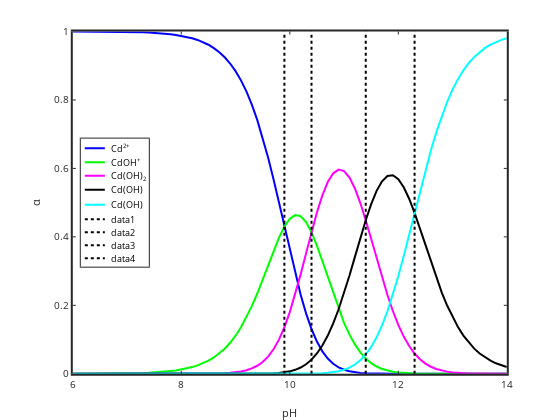

Notebook source saved alongside this figure:
### Markdown cell above
# Cd hydroxycomplexation

The overall complexation constants for Cd$^{2+}$ with OH$^-$ are $\log{\beta_{f1}}=4.1$, $\log{\beta_{f2}}=7.7$, $\log{\beta_{f3}}=10.3$ and $\log{\beta_{f4}}=12$ corresponding to the following reactions (in order)

$\mathrm{Cd^{2+}}+\mathrm{OH^-} \leftrightharpoons \mathrm{CdOH^+}$

$\mathrm{Cd^{2+}}+2\mathrm{OH^-} \leftrightharpoons \mathrm{Cd(OH)_2^0}$

$\mathrm{Cd^{2+}}+3\mathrm{OH^-} \leftrightharpoons \mathrm{Cd(OH)_3^-}$

$\mathrm{Cd^{2+}}+4\mathrm{OH^-} \leftrightharpoons \mathrm{Cd(OH)_4^{2-}}$

We derived the alpha expressions for these 5 species in class

$\alpha_{\mathrm{Cd^{2+}}} = \dfrac{1}{1+\beta_1[\mathrm{OH^-}]+\beta_2[\mathrm{OH^-}]^2+\beta_3[\mathrm{OH^-}]^3+\beta_4[\mathrm{OH^{-}}]^4}$


$\alpha_{\mathrm{CdOH^{+}}} = \dfrac{\beta_1[\mathrm{OH^-}]}{1+\beta_1[\mathrm{OH^-}]+\beta_2[\mathrm{OH^-}]^2+\beta_3[\mathrm{OH^-}]^3+\beta_4[\mathrm{OH^{-}}]^4}$


$\alpha_{\mathrm{Cd(OH)_2^{0}}} = \dfrac{\beta_2[\mathrm{OH^-}]^2}{1+\beta_1[\mathrm{OH^-}]+\beta_2[\mathrm{OH^-}]^2+\beta_3[\mathrm{OH^-}]^3+\beta_4[\mathrm{OH^{-}}]^4}$


$\alpha_{\mathrm{Cd(OH)_3^{-}}} = \dfrac{\beta_3[\mathrm{OH^-}]^3}{1+\beta_1[\mathrm{OH^-}]+\beta_2[\mathrm{OH^-}]^2+\beta_3[\mathrm{OH^-}]^3+\beta_4[\mathrm{OH^{-}}]^4}$

$\alpha_{\mathrm{Cd(OH)_4^{2-}}} = \dfrac{\beta_4[\mathrm{OH^{-}}]^4}{1+\beta_1[\mathrm{OH^-}]+\beta_2[\mathrm{OH^-}]^2+\beta_3[\mathrm{OH^-}]^3+\beta_4[\mathrm{OH^{-}}]^4}$

In class we learned how to quickly sketch the distribution diagram using the step-wise formation constants.  We can make a more quantitative sketch though using these expressions (note, since pH would be a known quantity we do not need to make any additional assumptions.).

### Code cell
%plot -s 600,500 -f 'svg'
logB1=4.1; logB2=7.7; logB3=10.3; logB4=12; Kw=1e-14;
B1=10^logB1; B2=10^logB2; B3=10^logB3; B4=10^logB4;
pH=6:0.1:14; H=10.^(-pH); OH=Kw./H;
denominator=1+B1*OH+B2*OH.^2+B3*OH.^3+B4*OH.^4;
alphaCd=1./denominator;
alphaCdOH=(B1*OH)./denominator;
alphaCdOH2=(B2*OH.^2)./denominator;
alphaCdOH3=(B3*OH.^3)./denominator;
alphaCdOH4=(B4*OH.^4)./denominator;

plot(pH,alphaCd,'b','linewidth',2)
hold on
plot(pH,alphaCdOH,'g','linewidth',2)
plot(pH,alphaCdOH2,'m','linewidth',2)
plot(pH,alphaCdOH3,'k','linewidth',2)
plot(pH,alphaCdOH4,'c','linewidth',2)
xlabel('pH'); ylabel('\alpha');
legend('Cd^{2+}','CdOH^+','Cd(OH)_2','Cd(OH)_3^-','Cd(OH)_4^{2-}','location','west')
set(gca,'linewidth',2)
title('Distribution diagram, Cd hydroxo complexation')

% add stepwise values (pH=pKa but we need to convert because we were given overall association constants)

plot([9.9 9.9],[0 1],'k:','linewidth',2)
plot([10.4 10.4],[0 1],'k:','linewidth',2)
plot([11.4 11.4],[0 1],'k:','linewidth',2)
plot([12.3 12.3],[0 1],'k:','linewidth',2)

### Figure 1 — Plotly figure (JSON) as saved in the notebook; plotly's stock layout.template omitted (floating-point values rounded to 4 significant figures)
{"data": [{"line": {"color": "rgb(0,0,255)", "dash": "solid", "width": 2}, "marker": {"color": "rgb(0,0,255)", "line": {"color": "rgb(0,0,255)"}, "size": 6, "symbol": "none"}, "mode": "lines", "name": "Cd^{2+}", "showlegend": true, "type": "scatter", "visibility": true, "x": [6, 6.1, 6.2, 6.3, 6.4, 6.5, 6.6, 6.7, 6.8, 6.9, 7, 7.1, 7.2, 7.3, 7.4, 7.5, 7.6, 7.7, 7.8, 7.9, 8, 8.1, 8.2, 8.3, 8.4, 8.5, 8.6, 8.7, 8.8, 8.9, 9, 9.1, 9.2, 9.3, 9.4, 9.5, 9.6, 9.7, 9.8, 9.9, 10, 10.1, 10.2, 10.3, 10.4, 10.5, 10.6, 10.7, 10.8, 10.9, 11, 11.1, 11.2, 11.3, 11.4, 11.5, 11.6, 11.7, 11.8, 11.9, 12, 12.1, 12.2, 12.3, 12.4, 12.5, 12.6, 12.7, 12.8, 12.9, 13, 13.1, 13.2, 13.3, 13.4, 13.5, 13.6, 13.7, 13.8, 13.9, 14], "xaxis": "x", "y": [0.9999, 0.9998, 0.9998, 0.9997, 0.9997, 0.9996, 0.9995, 0.9994, 0.9992, 0.999, 0.9987, 0.9984, 0.998, 0.9975, 0.9968, 0.996, 0.995, 0.9937, 0.9921, 0.9901, 0.9875, 0.9843, 0.9803, 0.9753, 0.969, 0.9612, 0.9516, 0.9395, 0.9247, 0.9065, 0.8842, 0.8573, 0.8249, 0.7866, 0.7417, 0.6902, 0.6322, 0.5684, 0.5003, 0.4299, 0.3597, 0.2925, 0.2307, 0.1765, 0.1308, 0.09404, 0.06562, 0.0445, 0.02935, 0.01886, 0.01181, 0.007215, 0.004299, 0.0025, 0.001419, 0.0007856, 0.0004245, 0.0002239, 0.0001153, 5.799e-05, 2.85e-05, 1.369e-05, 6.438e-06, 2.966e-06, 1.34e-06, 5.947e-07, 2.597e-07, 1.118e-07, 4.748e-08, 1.995e-08, 8.302e-09, 3.427e-09, 1.405e-09, 5.729e-10, 2.325e-10, 9.402e-11, 3.79e-11, 1.524e-11, 6.115e-12, 2.45e-12, 9.804e-13], "yaxis": "y"}, {"line": {"color": "rgb(0,255,0)", "dash": "solid", "width": 2}, "marker": {"color": "rgb(0,255,0)", "line": {"color": "rgb(0,255,0)"}, "size": 6, "symbol": "none"}, "mode": "lines", "name": "CdOH^+", "showlegend": true, "type": "scatter", "visibility": true, "x": [6, 6.1, 6.2, 6.3, 6.4, 6.5, 6.6, 6.7, 6.8, 6.9, 7, 7.1, 7.2, 7.3, 7.4, 7.5, 7.6, 7.7, 7.8, 7.9, 8, 8.1, 8.2, 8.3, 8.4, 8.5, 8.6, 8.7, 8.8, 8.9, 9, 9.1, 9.2, 9.3, 9.4, 9.5, 9.6, 9.7, 9.8, 9.9, 10, 10.1, 10.2, 10.3, 10.4, 10.5, 10.6, 10.7, 10.8, 10.9, 11, 11.1, 11.2, 11.3, 11.4, 11.5, 11.6, 11.7, 11.8, 11.9, 12, 12.1, 12.2, 12.3, 12.4, 12.5, 12.6, 12.7, 12.8, 12.9, 13, 13.1, 13.2, 13.3, 13.4, 13.5, 13.6, 13.7, 13.8, 13.9, 14], "xaxis": "x", "y": [0.0001259, 0.0001585, 0.0001995, 0.0002511, 0.0003161, 0.0003979, 0.0005009, 0.0006306, 0.0007937, 0.000999, 0.001257, 0.001582, 0.001991, 0.002506, 0.003152, 0.003965, 0.004987, 0.00627, 0.007881, 0.009901, 0.01243, 0.0156, 0.01956, 0.0245, 0.03064, 0.03827, 0.04769, 0.05928, 0.07345, 0.09065, 0.1113, 0.1359, 0.1646, 0.1976, 0.2346, 0.2748, 0.3168, 0.3586, 0.3974, 0.4299, 0.4528, 0.4635, 0.4603, 0.4432, 0.4137, 0.3744, 0.3289, 0.2808, 0.2332, 0.1886, 0.1487, 0.1143, 0.08579, 0.0628, 0.04486, 0.03127, 0.02128, 0.01413, 0.009159, 0.005799, 0.003588, 0.00217, 0.001285, 0.000745, 0.0004237, 0.0002368, 0.0001302, 7.051e-05, 3.772e-05, 1.995e-05, 1.045e-05, 5.432e-06, 2.804e-06, 1.439e-06, 7.353e-07, 3.743e-07, 1.899e-07, 9.615e-08, 4.858e-08, 2.45e-08, 1.234e-08], "yaxis": "y"}, {"line": {"color": "rgb(255,0,255)", "dash": "solid", "width": 2}, "marker": {"color": "rgb(255,0,255)", "line": {"color": "rgb(255,0,255)"}, "size": 6, "symbol": "none"}, "mode": "lines", "name": "Cd(OH)_2", "showlegend": true, "type": "scatter", "visibility": true, "x": [6, 6.1, 6.2, 6.3, 6.4, 6.5, 6.6, 6.7, 6.8, 6.9, 7, 7.1, 7.2, 7.3, 7.4, 7.5, 7.6, 7.7, 7.8, 7.9, 8, 8.1, 8.2, 8.3, 8.4, 8.5, 8.6, 8.7, 8.8, 8.9, 9, 9.1, 9.2, 9.3, 9.4, 9.5, 9.6, 9.7, 9.8, 9.9, 10, 10.1, 10.2, 10.3, 10.4, 10.5, 10.6, 10.7, 10.8, 10.9, 11, 11.1, 11.2, 11.3, 11.4, 11.5, 11.6, 11.7, 11.8, 11.9, 12, 12.1, 12.2, 12.3, 12.4, 12.5, 12.6, 12.7, 12.8, 12.9, 13, 13.1, 13.2, 13.3, 13.4, 13.5, 13.6, 13.7, 13.8, 13.9, 14], "xaxis": "x", "y": [5.011e-09, 7.942e-09, 1.259e-08, 1.995e-08, 3.161e-08, 5.01e-08, 7.939e-08, 1.258e-07, 1.994e-07, 3.159e-07, 5.006e-07, 7.931e-07, 1.256e-06, 1.99e-06, 3.152e-06, 4.992e-06, 7.904e-06, 1.251e-05, 1.979e-05, 3.131e-05, 4.949e-05, 7.819e-05, 0.0001234, 0.0001946, 0.0003064, 0.0004818, 0.0007558, 0.001183, 0.001845, 0.002867, 0.004432, 0.00681, 0.01039, 0.01569, 0.02346, 0.03459, 0.05021, 0.07156, 0.09982, 0.1359, 0.1803, 0.2323, 0.2905, 0.3521, 0.4137, 0.4713, 0.5212, 0.5602, 0.5857, 0.5964, 0.592, 0.5731, 0.5413, 0.4988, 0.4486, 0.3937, 0.3372, 0.2819, 0.2301, 0.1834, 0.1428, 0.1088, 0.08105, 0.05917, 0.04237, 0.02981, 0.02063, 0.01407, 0.009474, 0.006308, 0.004161, 0.002722, 0.001769, 0.001143, 0.0007353, 0.0004712, 0.000301, 0.0001919, 0.000122, 7.748e-05, 4.914e-05], "yaxis": "y"}, {"line": {"color": "rgb(0, 0, 0)", "dash": "solid", "width": 2}, "marker": {"color": "rgb(0, 0, 0)", "line": {"color": "rgb(0, 0, 0)"}, "size": 6, "symbol": "none"}, "mode": "lines", "name": "Cd(OH)_3^-", "showlegend": true, "type": "scatter", "visibility": true, "x": [6, 6.1, 6.2, 6.3, 6.4, 6.5, 6.6, 6.7, 6.8, 6.9, 7, 7.1, 7.2, 7.3, 7.4, 7.5, 7.6, 7.7, 7.8, 7.9, 8, 8.1, 8.2, 8.3, 8.4, 8.5, 8.6, 8.7, 8.8, 8.9, 9, 9.1, 9.2, 9.3, 9.4, 9.5, 9.6, 9.7, 9.8, 9.9, 10, 10.1, 10.2, 10.3, 10.4, 10.5, 10.6, 10.7, 10.8, 10.9, 11, 11.1, 11.2, 11.3, 11.4, 11.5, 11.6, 11.7, 11.8, 11.9, 12, 12.1, 12.2, 12.3, 12.4, 12.5, 12.6, 12.7, 12.8, 12.9, 13, 13.1, 13.2, 13.3, 13.4, 13.5, 13.6, 13.7, 13.8, 13.9, 14], "xaxis": "x", "y": [1.995e-14, 3.98e-14, 7.942e-14, 1.584e-13, 3.161e-13, 6.307e-13, 1.258e-12, 2.51e-12, 5.008e-12, 9.99e-12, 1.993e-11, 3.975e-11, 7.927e-11, 1.581e-10, 3.152e-10, 6.285e-10, 1.253e-09, 2.496e-09, 4.972e-09, 9.901e-09, 1.97e-08, 3.919e-08, 7.787e-08, 1.546e-07, 3.064e-07, 6.065e-07, 1.198e-06, 2.36e-06, 4.634e-06, 9.065e-06, 1.764e-05, 3.413e-05, 6.553e-05, 0.0001247, 0.0002346, 0.0004355, 0.0007958, 0.001428, 0.002507, 0.004299, 0.007177, 0.01164, 0.01833, 0.02797, 0.04137, 0.05933, 0.08261, 0.1118, 0.1471, 0.1886, 0.2357, 0.2872, 0.3415, 0.3962, 0.4486, 0.4957, 0.5344, 0.5625, 0.5779, 0.5799, 0.5686, 0.5451, 0.5114, 0.47, 0.4237, 0.3752, 0.3269, 0.2807, 0.238, 0.1995, 0.1656, 0.1364, 0.1116, 0.09081, 0.07353, 0.05932, 0.04771, 0.03828, 0.03065, 0.0245, 0.01956], "yaxis": "y"}, {"line": {"color": "rgb(0,255,255)", "dash": "solid", "width": 2}, "marker": {"color": "rgb(0,255,255)", "line": {"color": "rgb(0,255,255)"}, "size": 6, "symbol": "none"}, "mode": "lines", "name": "Cd(OH)_4^{2-}", "showlegend": true, "type": "scatter", "visibility": true, "x": [6, 6.1, 6.2, 6.3, 6.4, 6.5, 6.6, 6.7, 6.8, 6.9, 7, 7.1, 7.2, 7.3, 7.4, 7.5, 7.6, 7.7, 7.8, 7.9, 8, 8.1, 8.2, 8.3, 8.4, 8.5, 8.6, 8.7, 8.8, 8.9, 9, 9.1, 9.2, 9.3, 9.4, 9.5, 9.6, 9.7, 9.8, 9.9, 10, 10.1, 10.2, 10.3, 10.4, 10.5, 10.6, 10.7, 10.8, 10.9, 11, 11.1, 11.2, 11.3, 11.4, 11.5, 11.6, 11.7, 11.8, 11.9, 12, 12.1, 12.2, 12.3, 12.4, 12.5, 12.6, 12.7, 12.8, 12.9, 13, 13.1, 13.2, 13.3, 13.4, 13.5, 13.6, 13.7, 13.8, 13.9, 14], "xaxis": "x", "y": [9.999e-21, 2.511e-20, 6.308e-20, 1.584e-19, 3.98e-19, 9.996e-19, 2.511e-18, 6.306e-18, 1.584e-17, 3.977e-17, 9.987e-17, 2.508e-16, 6.297e-16, 1.581e-15, 3.969e-15, 9.96e-15, 2.499e-14, 6.27e-14, 1.572e-13, 3.942e-13, 9.875e-13, 2.473e-12, 6.185e-12, 1.546e-11, 3.858e-11, 9.612e-11, 2.39e-10, 5.928e-10, 1.466e-09, 3.609e-09, 8.842e-09, 2.153e-08, 5.205e-08, 1.247e-07, 2.953e-07, 6.902e-07, 1.588e-06, 3.586e-06, 7.929e-06, 1.711e-05, 3.597e-05, 7.346e-05, 0.0001456, 0.0002797, 0.0005208, 0.0009404, 0.001648, 0.002808, 0.004652, 0.007508, 0.01181, 0.01812, 0.02713, 0.03962, 0.05648, 0.07856, 0.1066, 0.1413, 0.1828, 0.2309, 0.285, 0.3439, 0.4062, 0.47, 0.5335, 0.5947, 0.6523, 0.7051, 0.7525, 0.7942, 0.8302, 0.8608, 0.8866, 0.9081, 0.9257, 0.9402, 0.952, 0.9615, 0.9692, 0.9754, 0.9804], "yaxis": "y"}, {"line": {"color": "rgb(0, 0, 0)", "dash": "dot", "width": 2}, "marker": {"color": "rgb(0, 0, 0)", "line": {"color": "rgb(0, 0, 0)"}, "size": 6, "symbol": "none"}, "mode": "lines", "name": "data1", "showlegend": true, "type": "scatter", "visibility": true, "x": [9.9, 9.9], "xaxis": "x", "y": [0, 1], "yaxis": "y"}, {"line": {"color": "rgb(0, 0, 0)", "dash": "dot", "width": 2}, "marker": {"color": "rgb(0, 0, 0)", "line": {"color": "rgb(0, 0, 0)"}, "size": 6, "symbol": "none"}, "mode": "lines", "name": "data2", "showlegend": true, "type": "scatter", "visibility": true, "x": [10.4, 10.4], "xaxis": "x", "y": [0, 1], "yaxis": "y"}, {"line": {"color": "rgb(0, 0, 0)", "dash": "dot", "width": 2}, "marker": {"color": "rgb(0, 0, 0)", "line": {"color": "rgb(0, 0, 0)"}, "size": 6, "symbol": "none"}, "mode": "lines", "name": "data3", "showlegend": true, "type": "scatter", "visibility": true, "x": [11.4, 11.4], "xaxis": "x", "y": [0, 1], "yaxis": "y"}, {"line": {"color": "rgb(0, 0, 0)", "dash": "dot", "width": 2}, "marker": {"color": "rgb(0, 0, 0)", "line": {"color": "rgb(0, 0, 0)"}, "size": 6, "symbol": "none"}, "mode": "lines", "name": "data4", "showlegend": true, "type": "scatter", "visibility": true, "x": [12.3, 12.3], "xaxis": "x", "y": [0, 1], "yaxis": "y"}, {"hoverinfo": "none", "line": {"color": "rgb(0,0,255)", "dash": "solid", "width": 2}, "marker": {"color": "rgb(0,0,255)", "line": {"color": "rgb(0,0,255)"}, "size": 6, "symbol": "none"}, "mode": "lines", "name": "", "showlegend": false, "type": "scatter", "visibility": true, "x": [3, 18], "xaxis": "x2", "y": [7.12, 7.12], "yaxis": "y2"}, {"hoverinfo": "none", "line": {"color": "rgb(0,255,0)", "dash": "solid", "width": 2}, "marker": {"color": "rgb(0,255,0)", "line": {"color": "rgb(0,255,0)"}, "size": 6, "symbol": "none"}, "mode": "lines", "name": "", "showlegend": false, "type": "scatter", "visibility": true, "x": [3, 18], "xaxis": "x2", "y": [17.61, 17.61], "yaxis": "y2"}, {"hoverinfo": "none", "line": {"color": "rgb(255,0,255)", "dash": "solid", "width": 2}, "marker": {"color": "rgb(255,0,255)", "line": {"color": "rgb(255,0,255)"}, "size": 6, "symbol": "none"}, "mode": "lines", "name": "", "showlegend": false, "type": "scatter", "visibility": true, "x": [3, 18], "xaxis": "x2", "y": [27.73, 27.73], "yaxis": "y2"}, {"hoverinfo": "none", "line": {"color": "rgb(0, 0, 0)", "dash": "solid", "width": 2}, "marker": {"color": "rgb(0, 0, 0)", "line": {"color": "rgb(0, 0, 0)"}, "size": 6, "symbol": "none"}, "mode": "lines", "name": "", "showlegend": false, "type": "scatter", "visibility": true, "x": [3, 18], "xaxis": "x2", "y": [38.22, 38.22], "yaxis": "y2"}, {"hoverinfo": "none", "line": {"color": "rgb(0,255,255)", "dash": "solid", "width": 2}, "marker": {"color": "rgb(0,255,255)", "line": {"color": "rgb(0,255,255)"}, "size": 6, "symbol": "none"}, "mode": "lines", "name": "", "showlegend": false, "type": "scatter", "visibility": true, "x": [3, 18], "xaxis": "x2", "y": [49.45, 49.45], "yaxis": "y2"}, {"hoverinfo": "none", "line": {"color": "rgb(0, 0, 0)", "dash": "dot", "width": 2}, "marker": {"color": "rgb(0, 0, 0)", "line": {"color": "rgb(0, 0, 0)"}, "size": 6, "symbol": "none"}, "mode": "lines", "name": "", "showlegend": false, "type": "scatter", "visibility": true, "x": [3, 18], "xaxis": "x2", "y": [60.32, 60.32], "yaxis": "y2"}, {"hoverinfo": "none", "line": {"color": "rgb(0, 0, 0)", "dash": "dot", "width": 2}, "marker": {"color": "rgb(0, 0, 0)", "line": {"color": "rgb(0, 0, 0)"}, "size": 6, "symbol": "none"}, "mode": "lines", "name": "", "showlegend": false, "type": "scatter", "visibility": true, "x": [3, 18], "xaxis": "x2", "y": [70.06, 70.06], "yaxis": "y2"}, {"hoverinfo": "none", "line": {"color": "rgb(0, 0, 0)", "dash": "dot", "width": 2}, "marker": {"color": "rgb(0, 0, 0)", "line": {"color": "rgb(0, 0, 0)"}, "size": 6, "symbol": "none"}, "mode": "lines", "name": "", "showlegend": false, "type": "scatter", "visibility": true, "x": [3, 18], "xaxis": "x2", "y": [79.8, 79.8], "yaxis": "y2"}, {"hoverinfo": "none", "line": {"color": "rgb(0, 0, 0)", "dash": "dot", "width": 2}, "marker": {"color": "rgb(0, 0, 0)", "line": {"color": "rgb(0, 0, 0)"}, "size": 6, "symbol": "none"}, "mode": "lines", "name": "", "showlegend": false, "type": "scatter", "visibility": true, "x": [3, 18], "xaxis": "x2", "y": [89.54, 89.54], "yaxis": "y2"}], "layout": {"annotations": [{"font": {"color": "rgb(0, 0, 0)", "size": 9}, "showarrow": false, "text": "Cd<sup>2+</sup>", "x": 21, "xanchor": "left", "xref": "x2", "y": 7.12, "yanchor": "middle", "yref": "y2"}, {"font": {"color": "rgb(0, 0, 0)", "size": 9}, "showarrow": false, "text": "CdOH<sup>+</sup>", "x": 21, "xanchor": "left", "xref": "x2", "y": 17.61, "yanchor": "middle", "yref": "y2"}, {"font": {"color": "rgb(0, 0, 0)", "size": 9}, "showarrow": false, "text": "Cd(OH)<sub>2</sub>", "x": 21, "xanchor": "left", "xref": "x2", "y": 27.73, "yanchor": "middle", "yref": "y2"}, {"font": {"color": "rgb(0, 0, 0)", "size": 9}, "showarrow": false, "text": "Cd(OH)", "x": 21, "xanchor": "left", "xref": "x2", "y": 38.22, "yanchor": "middle", "yref": "y2"}, {"font": {"color": "rgb(0, 0, 0)", "size": 9}, "showarrow": false, "text": "Cd(OH)", "x": 21, "xanchor": "left", "xref": "x2", "y": 49.45, "yanchor": "middle", "yref": "y2"}, {"font": {"color": "rgb(0, 0, 0)", "size": 9}, "showarrow": false, "text": "data1", "x": 21, "xanchor": "left", "xref": "x2", "y": 60.32, "yanchor": "middle", "yref": "y2"}, {"font": {"color": "rgb(0, 0, 0)", "size": 9}, "showarrow": false, "text": "data2", "x": 21, "xanchor": "left", "xref": "x2", "y": 70.06, "yanchor": "middle", "yref": "y2"}, {"font": {"color": "rgb(0, 0, 0)", "size": 9}, "showarrow": false, "text": "data3", "x": 21, "xanchor": "left", "xref": "x2", "y": 79.8, "yanchor": "middle", "yref": "y2"}, {"font": {"color": "rgb(0, 0, 0)", "size": 9}, "showarrow": false, "text": "data4", "x": 21, "xanchor": "left", "xref": "x2", "y": 89.54, "yanchor": "middle", "yref": "y2"}], "height": 420, "hovermode": "closest", "margin": {"b": 0, "l": 0, "r": 0, "t": 0}, "plot_bgcolor": "rgba(0, 0, 0, 0)", "showlegend": false, "width": 560, "xaxis": {"anchor": "y", "autorange": false, "domain": [0.13, 0.905], "exponentformat": "none", "gridcolor": "rgba(38,38,38,0.15)", "gridwidth": 2, "linecolor": "rgb(38,38,38)", "linewidth": 2, "mirror": "ticks", "range": [6, 14], "showgrid": false, "showline": true, "side": "bottom", "spikedash": "solid", "spikemode": "across", "spikesides": false, "spikethickness": 1, "tickangle": 0, "tickcolor": "rgb(38,38,38)", "tickfont": {"color": "rgb(38,38,38)", "size": 10}, "ticklen": 3, "ticks": "inside", "ticktext": ["6", "8", "10", "12", "14"], "tickvals": [6, 8, 10, 12, 14], "title": {"font": {"color": "rgb(38,38,38)", "size": 11}, "text": "pH"}, "type": "linear", "visible": true, "zeroline": false}, "xaxis2": {"anchor": "y2", "autorange": false, "domain": [0.1443, 0.2658], "exponentformat": "none", "fixedrange": true, "gridcolor": "rgba(38,38,38,0.15)", "gridwidth": 1, "linecolor": "rgb(38,38,38)", "linewidth": 1, "mirror": true, "range": [0, 50.96], "showgrid": false, "showline": true, "showspikes": false, "side": "bottom", "spikedash": "solid", "spikemode": "across", "spikesides": false, "spikethickness": 1, "tickangle": 0, "tickcolor": "rgb(38,38,38)", "tickfont": {"color": "rgb(38,38,38)", "size": 9}, "ticklen": 3, "ticks": "", "ticktext": [], "tickvals": [], "title": {"font": {"color": "rgb(0, 0, 0)", "size": 9.9}, "text": ""}, "type": "linear", "visible": true, "zeroline": false}, "yaxis": {"anchor": "x", "autorange": false, "domain": [0.11, 0.925], "exponentformat": "none", "gridcolor": "rgba(38,38,38,0.15)", "gridwidth": 2, "linecolor": "rgb(38,38,38)", "linewidth": 2, "mirror": "ticks", "range": [0, 1], "showgrid": false, "showline": true, "side": "left", "spikedash": "solid", "spikemode": "across", "spikesides": false, "spikethickness": 1, "tickangle": 0, "tickcolor": "rgb(38,38,38)", "tickfont": {"color": "rgb(38,38,38)", "size": 10}, "ticklen": 3, "ticks": "inside", "ticktext": ["0", "0.2", "0.4", "0.6", "0.8", "1"], "tickvals": [0, 0.2, 0.4, 0.6, 0.8, 1], "title": {"font": {"color": "rgb(38,38,38)", "size": 11}, "text": "&#945;"}, "type": "linear", "visible": true, "zeroline": false}, "yaxis2": {"anchor": "x2", "autorange": false, "domain": [0.3651, 0.6699], "exponentformat": "none", "fixedrange": true, "gridcolor": "rgba(38,38,38,0.15)", "gridwidth": 1, "linecolor": "rgb(38,38,38)", "linewidth": 1, "mirror": true, "range": [95.91, 0], "showgrid": false, "showline": true, "showspikes": false, "side": "left", "spikedash": "solid", "spikemode": "across", "spikesides": false, "spikethickness": 1, "tickangle": 0, "tickcolor": "rgb(38,38,38)", "tickfont": {"color": "rgb(38,38,38)", "size": 9}, "ticklen": 3, "ticks": "", "ticktext": [], "tickvals": [], "title": {"font": {"color": "rgb(0, 0, 0)", "size": 9.9}, "text": ""}, "type": "linear", "visible": true, "zeroline": false}}}
